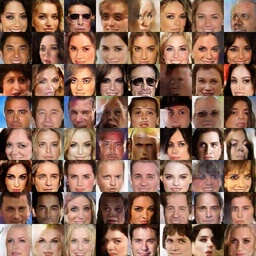
#> input picture dcgan.jpeg, 256 x 256 px, shrunk from 512 x 512 before the run
$ python -i features.py   (imports and definitions only)
#> lines starting #> are read from the running program, lines starting #| are printed output that depends on the picture
import numpy as np
import random
import cv2
from scipy import ndimage
from itertools import chain

def showIm(desc,img):
    cv2.imshow(desc,img)
    cv2.waitKey(0)
    cv2.destroyAllWindows()


def hpass(img):
    f1 = [[1],[-1]]
    f2 = [[1,-1]]
    out = []
    out1 = ndimage.convolve(img, f1, mode='constant', cval=0.0)
    out2 = ndimage.convolve(img, f2, mode='constant', cval=0.0)
    out.append(out1)
    out.append(out2)
    return out


def rgb(img):
    red = img[:,:,2]
    green = img[:,:,1]
    blue = img[:,:,0]
    residualRGB = [hpass(red), hpass(green), hpass(blue)]
    binarizeRGBf1 = [binz(residualRGB[0][0]), binz(residualRGB[1][0]), binz(residualRGB[2][0])]  ### out of hpass filter1 at index 0
    binarizeRGBf2 = [binz(residualRGB[0][1]), binz(residualRGB[1][1]), binz(residualRGB[2][1])]  ### out of hpass filter2 at index 1

    assmbldRGBf1 = binarizeRGBf1[0]+2*binarizeRGBf1[1]+4*binarizeRGBf1[2]   ### acc. to  R̂ RGB = R̂ R · 1 + R̂ G · 2  + R̂ B · 4.
    assmbldRGBf2 = binarizeRGBf2[0]+2*binarizeRGBf2[1]+4*binarizeRGBf2[2]
    return assmbldRGBf1,assmbldRGBf2


def HS_Cb_Cr(hsv,ycbcr):
    hue = hsv[:,:,0]    ### hue
    sat = hsv[:,:,1]  ### sat
    Cb = ycbcr[:,:,1]
    Cr = ycbcr[:,:,2]

    residualHS = [hpass(hue), hpass(sat), hpass(Cb), hpass(Cr)]
    thrH = [thr(residualHS[0][0]), thr(residualHS[0][1])]        ### thresholded of filtr1, filtr2 of remaining comp. at index 0,1
    thrS = [thr(residualHS[1][0]), thr(residualHS[1][1])]
    thrCb = [thr(residualHS[2][0]), thr(residualHS[2][1])]
    thrCr = [thr(residualHS[3][0]), thr(residualHS[3][1])]

    return thrH, thrS, thrCb, thrCr


def binz(img):
    out = []
    for i in img:
        a = []
        for j in i:
            if j>0:
                a.append(1)
            else:
                a.append(0)
        out.append(a)
    #out = [[1 if i>0 else 0 for i in j] for j in img]
    return np.uint8(out)


def thr(img):
    out = []
    th = 2
    for i in img:
        a = []
        for j in i:
            if j>=th:
                a.append(th+2)
            elif j<=-th:
                a.append(-th+2)
            else:
                a.append(j)
        out.append(a)
    return np.uint8(out)


def coOccurence(mat, n):   ### needs some optimization
    d = 3
    x = [0,1]

    right = [0 for i in range(pow(n,d))]#{n*n*i+n*j+k:0 for k in range(n) for j in range(i,n) for i in range(n)}#  ### n=8 for rgb, 5 for the rest
    down = [0 for i in range(pow(n,d))]#{n*n*i+n*j+k:0 for k in range(n) for j in range(i,n) for i in range(n)}#


    for i in range(len(mat)):
        for j in range(len(mat[0])):
            a = 0
            b = 0
            if j<len(mat[0])-d:
                a+=mat[i][j]*n*n + mat[i][j+1]*n + mat[i][j+2]
            if i<len(mat)-d:
                b+=mat[i][j]*n*n + mat[i+1][j]*n + mat[i+2][j]
            right[a]+=1
            down[b]+=1
    r = []
    dw = []
    for i in range(n):
        for j in range(i,n):
            for k in range(n):
                r.append(right[n*n*i+n*j+k])
                dw.append(down[n*n*i+n*j+k])
            '''if a in right:
                right[a]+=1
            else:
                right[a] = 1

            if b in down:
                down[b]+=1
            else:
                down[b] = 1'''

    #r = np.array(list(right.values()))
    #dw = np.array(list(down.values()))
    return [np.array(r)/sum(r), np.array(dw)/sum(dw) ]


def get_features(image):

    imgHSV = cv2.cvtColor(image, cv2.COLOR_BGR2HSV)
    imgYCrCb = cv2.cvtColor(image, cv2.COLOR_BGR2YCrCb)


    resdH, resdS , resdCb, resdCr= HS_Cb_Cr(imgHSV, imgYCrCb)  ### final residuals after thresholding

    assmbldRGBf1, assmbldRGBf2 = rgb(image)

    cocrRGBf1 = coOccurence(assmbldRGBf1,8)
    cocrRGBf2 = coOccurence(assmbldRGBf2,8)

    cocrRGB = np.mean([cocrRGBf1[0], cocrRGBf1[1], cocrRGBf2[0], cocrRGBf2[1]], axis=0)

    cocrH1 = coOccurence(resdH[0], 5)
    cocrH2 = coOccurence(resdH[1],5)
    cocrH = np.mean([cocrH1[0],cocrH1[1],cocrH2[0],cocrH2[1]],axis=0)

    cocrS1 = coOccurence(resdS[0], 5)
    cocrS2 = coOccurence(resdS[1],5)
    cocrS = np.mean([cocrS1[0],cocrS1[1],cocrS2[0],cocrS2[1]],axis=0)

    cocrCb1 = coOccurence(resdCb[0], 5)
    cocrCb2 = coOccurence(resdCb[1],5)
    cocrCb = np.mean([cocrCb1[0],cocrCb1[1],cocrCb2[0],cocrCb2[1]],axis=0)

    cocrCr1 = coOccurence(resdCr[0], 5)
    cocrCr2 = coOccurence(resdCr[1],5)
    cocrCr = np.mean([cocrCr1[0],cocrCr1[1],cocrCr2[0],cocrCr2[1]],axis=0)
    #print(cocrCr1[0][0],cocrCr1[1][0],cocrCr2[0][0],cocrCr2[1][0],cocrCr[0])

    features = list(chain(cocrRGB, cocrH, cocrS, cocrCb, cocrCr))
    return features


>>> import cv2
>>> picture = cv2.imread('dcgan.jpeg')
#> picture is the input picture: shape (256, 256, 3); mean B, G, R 87.7, 106, 145.4
>>> result = get_features(picture)
#> in get_features, `imgHSV = cv2.cvtColor(image, cv2.COLOR_BGR2HSV)`: imgHSV: shape (256, 256, 3); mean H, S, V 17.1, 118.9, 146.3
#> in get_features, `imgYCrCb = cv2.cvtColor(image, cv2.COLOR_BGR2YCrCb)`: imgYCrCb: shape (256, 256, 3); mean of channels 0, 1, 2 115.7, 149.2, 112.2
#> in hpass, `out2 = ndimage.convolve(img, f2, mode='constant', cval=0.0)`:
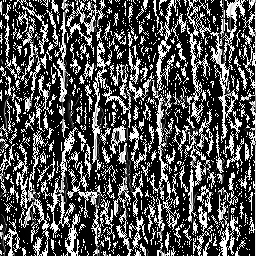
#> out2: shape (256, 256); min 0, max 255, mean 82
#> in hpass (call 4), `out2 = ndimage.convolve(img, f2, mode='constant', cval=0.0)`:
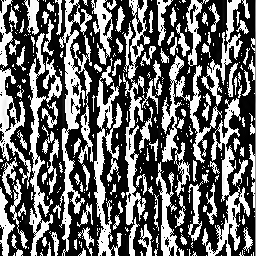
#> out2: shape (256, 256); min 0, max 255, mean 103.5
#> after the loop in thr, `for i in img:`: out = 256 items
#> in thr (call 8), `out = []`: out = []
#> after the loop in thr (call 8), `for i in img:`: out = 256 items
#> in thr (call 8), `return np.uint8(out)`:
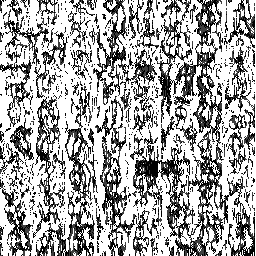
#> returned value: shape (256, 256); min 0, max 4, mean 2.64; drawn with min black and max white
#> in get_features, `resdH, resdS , resdCb, resdCr= HS_Cb_Cr(imgHSV, imgYCrCb)`: resdH = 2 items
#> in hpass (call 7), `out1 = ndimage.convolve(img, f1, mode='constant', cval=0.0)`:
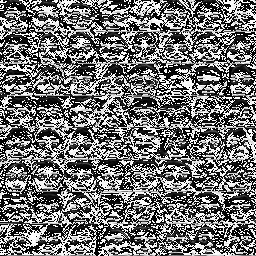
#> out1: shape (256, 256); min 0, max 255, mean 115.3
#> in hpass (call 7), `out2 = ndimage.convolve(img, f2, mode='constant', cval=0.0)`:
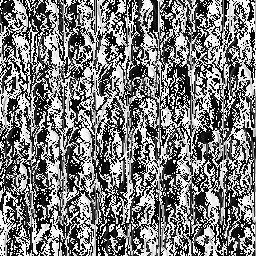
#> out2: shape (256, 256); min 0, max 255, mean 123.5
#> after the loop in binz, `for i in img:`: out = 256 items
#> in binz, `return np.uint8(out)`:
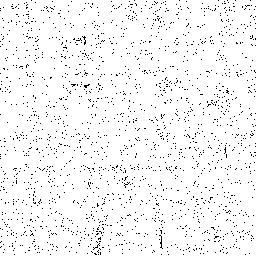
#> returned value: shape (256, 256); values 0 (black) and 1 (white), 96.2% white; black in thin lines or dots
#> in binz (call 2), `return np.uint8(out)`: returned value: shape (256, 256); values 0 (black) and 1 (white), 95.9% white; black in thin lines or dots
#> in binz (call 3), `return np.uint8(out)`: returned value: shape (256, 256); values 0 (black) and 1 (white), 94.8% white; black in thin lines or dots
#> in binz (call 4), `return np.uint8(out)`: returned value: shape (256, 256); values 0 (black) and 1 (white), 96.9% white; black in thin lines or dots
#> in binz (call 5), `return np.uint8(out)`: returned value: shape (256, 256); values 0 (black) and 1 (white), 96.8% white; black in thin lines or dots
#> in binz (call 6), `return np.uint8(out)`: returned value: shape (256, 256); values 0 (black) and 1 (white), 96.1% white; black in thin lines or dots
#> in rgb, `assmbldRGBf2 = binarizeRGBf2[0]+2*binarizeRGBf2[1]+4*binarizeRGBf2[2]`:
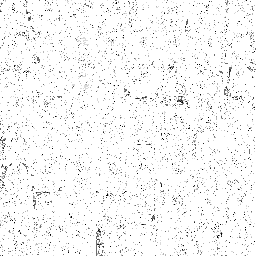
#> assmbldRGBf2: shape (256, 256); min 0, max 7, mean 6.75; drawn with min black and max white
#> after the loop in coOccurence, `for i in range(len(mat)):`: down = 512 values, max 47405 at index 511, min 0 at index 1, mean 128; right = 512 values, max 47515 at index 511, min 0 at index 2, mean 128
#> after the loop in coOccurence, `for i in range(n):`: dw = 288 values, max 47405 at index 287, min 0 at index 1, mean 206.8; r = 288 values, max 47515 at index 287, min 0 at index 2, mean 206.7
#> in get_features, `cocrRGBf1 = coOccurence(assmbldRGBf1,8)`: cocrRGBf1 = 2 items
#> in get_features, `cocrRGB = np.mean([cocrRGBf1[0], cocrRGBf1[1], cocrRGBf2[0], cocrRGBf2..`: cocrRGB = 288 values, max 0.814 at index 287, min 0 at index 4, mean 0.00347
#> in get_features, `cocrH1 = coOccurence(resdH[0], 5)`: cocrH1 = 2 items
#> in get_features, `cocrH = np.mean([cocrH1[0],cocrH1[1],cocrH2[0],cocrH2[1]],axis=0)`: cocrH = 75 values, max 0.263 at index 74, min 0 at index 2, mean 0.0133
#> in get_features, `cocrS1 = coOccurence(resdS[0], 5)`: cocrS1 = 2 items
#> in get_features, `cocrS = np.mean([cocrS1[0],cocrS1[1],cocrS2[0],cocrS2[1]],axis=0)`: cocrS = 75 values, max 0.834 at index 74, min 0 at index 2, mean 0.0133
#> in get_features, `cocrCb1 = coOccurence(resdCb[0], 5)`: cocrCb1 = 2 items
#> in get_features, `cocrCb = np.mean([cocrCb1[0],cocrCb1[1],cocrCb2[0],cocrCb2[1]],axis=0)`: cocrCb = 75 values, max 0.474 at index 74, min 0 at index 2, mean 0.0133
#> in get_features, `cocrCr1 = coOccurence(resdCr[0], 5)`: cocrCr1 = 2 items
#> in get_features, `cocrCr = np.mean([cocrCr1[0],cocrCr1[1],cocrCr2[0],cocrCr2[1]],axis=0)`: cocrCr = 75 values, max 0.435 at index 74, min 0 at index 2, mean 0.0133
#> in get_features, `features = list(chain(cocrRGB, cocrH, cocrS, cocrCb, cocrCr))`: features = 588 values, max 0.834 at index 437, min 0 at index 4, mean 0.0085
#> result has the same summary as features in get_features
